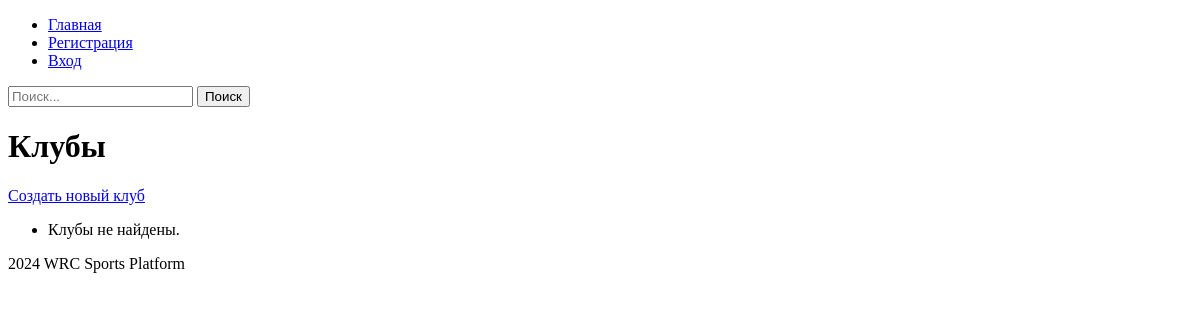
/clubs/, run on an earlier commit of the app's database.
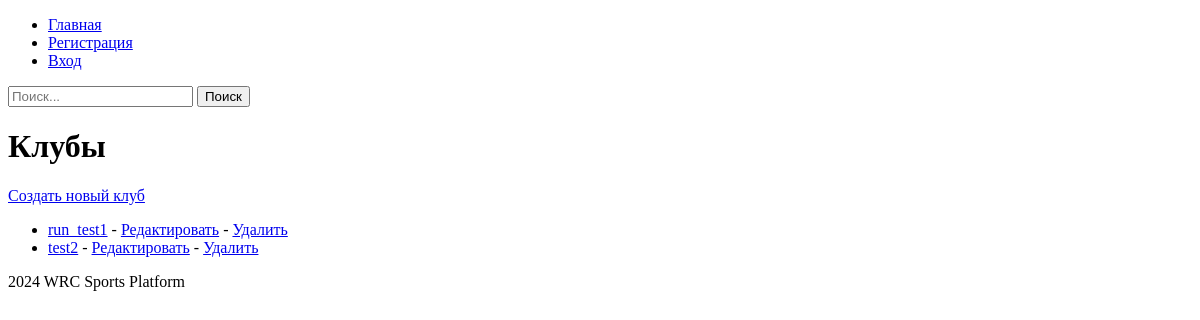
And on a later commit of the database.
### clubs/models.py (models this page shows, shortened)
class Club(models.Model):
    name = models.CharField(max_length=255)
    description = models.TextField(blank=True, null=True)
    members = models.ManyToManyField(User, through='Membership')
    creator = models.ForeignKey(User, on_delete=models.CASCADE, related_name='created_clubs', null=True, blank=True, default=None)

### clubs/views.py (the view)
# urls.py: path('', views.club_list, name='club_list'),
def club_list(request):
    clubs = Club.objects.all()
    context = {'clubs': clubs}
    return render(request, 'clubs/club_list.html', context)

### clubs/templates/clubs/club_list.html
{% extends 'base.html' %}
{% block content %}
<h1>Клубы</h1>
<a href="{% url 'clubs:club_create' %}">Создать новый клуб</a>
<ul>
    {% for club in clubs %}
        <li>
            <a href="{% url 'clubs:club_detail' club.id %}">{{ club.name }}</a>
            - <a href="{% url 'clubs:club_edit' club.id %}">Редактировать</a>
            - <a href="{% url 'clubs:club_delete' club.id %}">Удалить</a>
        </li>
    {% empty %}
        <li>Клубы не найдены.</li>
    {% endfor %}
</ul>
{% endblock content %}

What changed in the data, as far as the page shows it:
added Club: name "run_test1"
added Club: name "test2"
Also different on the page:
text no longer shown: "Клубы не найдены."
